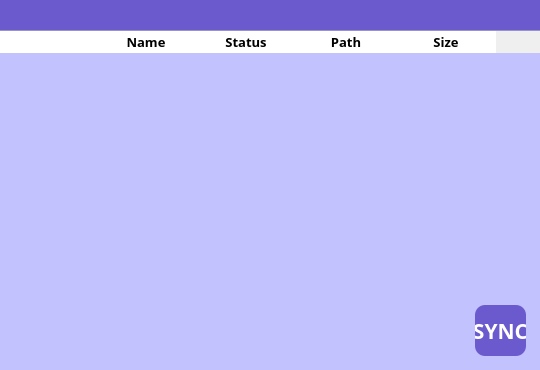
<?xml version="1.0" encoding="UTF-8"?>
<ui version="4.0">
 <class>MainWindow</class>
 <widget class="QMainWindow" name="MainWindow">
  <property name="geometry">
   <rect>
    <x>0</x>
    <y>0</y>
    <width>540</width>
    <height>370</height>
   </rect>
  </property>
  <property name="sizePolicy">
   <sizepolicy hsizetype="Fixed" vsizetype="Fixed">
    <horstretch>0</horstretch>
    <verstretch>0</verstretch>
   </sizepolicy>
  </property>
  <property name="minimumSize">
   <size>
    <width>540</width>
    <height>370</height>
   </size>
  </property>
  <property name="maximumSize">
   <size>
    <width>540</width>
    <height>370</height>
   </size>
  </property>
  <property name="windowTitle">
   <string>MainWindow</string>
  </property>
  <property name="styleSheet">
   <string notr="true">#widget1{
	background-color: rgb(106, 90, 205)
}

#table{
	background-color: rgb(194, 194, 255)
}


#syncButton{
	background-color: rgb(106, 90, 205);
	border-radius: 10;
	color: white
}

</string>
  </property>
  <widget class="QWidget" name="centralwidget">
   <widget class="QWidget" name="widget1" native="true">
    <property name="geometry">
     <rect>
      <x>0</x>
      <y>0</y>
      <width>541</width>
      <height>31</height>
     </rect>
    </property>
    <property name="styleSheet">
     <string notr="true"/>
    </property>
   </widget>
   <widget class="QWidget" name="widget2" native="true">
    <property name="geometry">
     <rect>
      <x>0</x>
      <y>29</y>
      <width>541</width>
      <height>341</height>
     </rect>
    </property>
    <widget class="QTableWidget" name="table">
     <property name="geometry">
      <rect>
       <x>-5</x>
       <y>1</y>
       <width>551</width>
       <height>341</height>
      </rect>
     </property>
     <property name="styleSheet">
      <string notr="true">QHeaderView::section {
    background-color: rgb(255, 255, 255);
	border: none
}</string>
     </property>
     <column>
      <property name="text">
       <string/>
      </property>
     </column>
     <column>
      <property name="text">
       <string>Name</string>
      </property>
      <property name="font">
       <font>
        <family>Agency FB</family>
        <pointsize>10</pointsize>
        <weight>75</weight>
        <bold>true</bold>
       </font>
      </property>
     </column>
     <column>
      <property name="text">
       <string>Status</string>
      </property>
      <property name="font">
       <font>
        <family>Agency FB</family>
        <pointsize>10</pointsize>
        <weight>75</weight>
        <bold>true</bold>
       </font>
      </property>
     </column>
     <column>
      <property name="text">
       <string>Path</string>
      </property>
      <property name="font">
       <font>
        <family>Agency FB</family>
        <pointsize>10</pointsize>
        <weight>75</weight>
        <bold>true</bold>
       </font>
      </property>
     </column>
     <column>
      <property name="text">
       <string>Size</string>
      </property>
      <property name="font">
       <font>
        <family>Agency FB</family>
        <pointsize>10</pointsize>
        <weight>75</weight>
        <bold>true</bold>
       </font>
      </property>
     </column>
    </widget>
    <widget class="QPushButton" name="syncButton">
     <property name="geometry">
      <rect>
       <x>475</x>
       <y>276</y>
       <width>51</width>
       <height>51</height>
      </rect>
     </property>
     <property name="font">
      <font>
       <family>Agency FB</family>
       <pointsize>16</pointsize>
       <weight>75</weight>
       <bold>true</bold>
      </font>
     </property>
     <property name="text">
      <string>SYNC</string>
     </property>
    </widget>
   </widget>
  </widget>
 </widget>
 <resources/>
 <connections/>
</ui>
